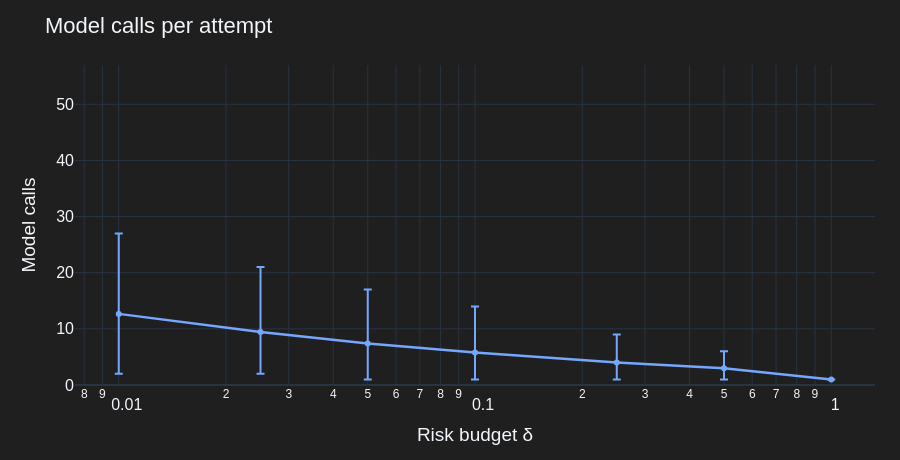

Write notebook code for a chart like this one.
### Markdown cell above
### Model calls per attempt

Mean model calls measure sampling cost. Error bars show the 5th–95th percentiles
across trajectories. Hover also reports the fraction of calls that forced a
single deletion because the sampled prefix exceeded the risk budget.

### Code cell
means = model_calls.mean(axis=(-2, -1))
low, high = np.quantile(model_calls, [0.05, 0.95], axis=(-2, -1))
forced_fraction = forced_steps.sum(axis=(-2, -1)) / model_calls.sum(axis=(-2, -1))
cost_fig = go.Figure(
    go.Scatter(
        x=RISK_BUDGETS,
        y=means,
        mode="lines+markers",
        line=dict(color="#75A7FF", width=2.5),
        error_y=dict(
            type="data",
            symmetric=False,
            array=np.maximum(high - means, 0),
            arrayminus=np.maximum(means - low, 0),
        ),
        customdata=np.column_stack((low, high, 100 * forced_fraction)),
        hovertemplate=(
            "δ = %{x:g}<br>Mean calls: %{y:.2f}<br>5–95%: [%{customdata[0]:.0f}, %{customdata[1]:.0f}]"
            "<br>Forced calls: %{customdata[2]:.1f}%<extra></extra>"
        ),
    )
)
cost_fig.update_layout(
    template="plotly_dark",
    paper_bgcolor="#1f1f1f",
    plot_bgcolor="#1f1f1f",
    title="Model calls per attempt",
    height=460,
    autosize=True,
    showlegend=False,
    xaxis=dict(
        title="Risk budget δ", type="log" if min(RISK_BUDGETS) > 0 else "linear"
    ),
    yaxis=dict(title="Model calls", range=[0, deletions_per_attempt + 1]),
    font=dict(family="Arial, sans-serif", size=16),
    margin=dict(l=75, r=25, t=65, b=75),
)
cost_fig.show(config=PLOT_CONFIG)

### Figure 1 — Plotly figure (JSON) as saved in the notebook; plotly's stock layout.template omitted (floating-point values rounded to 4 significant figures)
{"data": [{"customdata": [[2.0, 27.0, 22.58], [2.0, 21.0, 16.95], [1.0, 17.0, 13.07], [1.0, 14.0, 9.563], [1.0, 9.0, 5.12], [1.0, 6.0, 2.379], [1.0, 1.0, 0.0]], "error_y": {"array": [14.33, 11.57, 9.601, 8.23, 5.013, 3.004, 0.0], "arrayminus": [10.67, 7.43, 6.399, 4.77, 2.987, 1.996, 0.0], "symmetric": false, "type": "data"}, "hovertemplate": "δ = %{x:g}<br>Mean calls: %{y:.2f}<br>5–95%: [%{customdata[0]:.0f}, %{customdata[1]:.0f}]<br>Forced calls: %{customdata[2]:.1f}%<extra></extra>", "line": {"color": "#75A7FF", "width": 2.5}, "mode": "lines+markers", "type": "scatter", "x": [0.01, 0.025, 0.05, 0.1, 0.25, 0.5, 1], "y": [12.67, 9.43, 7.399, 5.77, 3.987, 2.996, 1.0]}], "layout": {"autosize": true, "font": {"family": "Arial, sans-serif", "size": 16}, "height": 460, "margin": {"b": 75, "l": 75, "r": 25, "t": 65}, "paper_bgcolor": "#1f1f1f", "plot_bgcolor": "#1f1f1f", "showlegend": false, "title": {"text": "Model calls per attempt"}, "xaxis": {"title": {"text": "Risk budget δ"}, "type": "log"}, "yaxis": {"range": [0, 57], "title": {"text": "Model calls"}}}}
